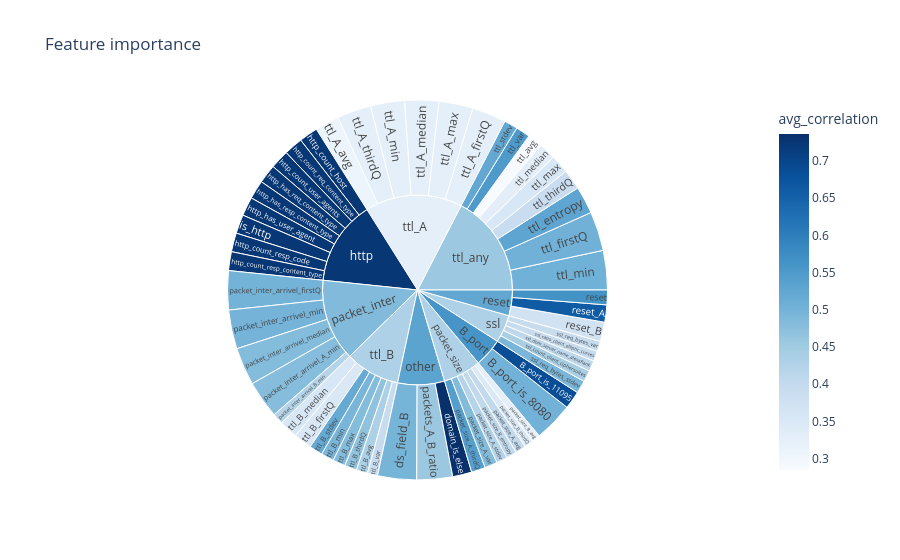

The code cell stored with this chart in its notebook:
### Code cell
import plotly.express as px
fig_corr = px.sunburst(
    features_mostCorrelated_analysis, 
    path=['group', features_mostCorrelated_analysis.index], 
    values='correlation_sum',
    color='avg_correlation', color_continuous_scale='Blues',
    title='Feature importance'
    )
fig_corr.show()

### Figure 1 — Plotly figure (JSON) as saved in the notebook; plotly's stock layout.template omitted (floating-point values rounded to 4 significant figures)
{"data": [{"branchvalues": "total", "customdata": [[0.6872], [0.5026], [0.7364], [0.4985], [0.7251], [0.7251], [0.7249], [0.7249], [0.7251], [0.7251], [0.7251], [0.7251], [0.7251], [0.4804], [0.4214], [0.5002], [0.4832], [0.4994], [0.4028], [0.4199], [0.5404], [0.4842], [0.3255], [0.405], [0.3492], [0.4578], [0.5655], [0.6609], [0.3724], [0.44], [0.4105], [0.3935], [0.4934], [0.3929], [0.3085], [0.3275], [0.3275], [0.3275], [0.3275], [0.3275], [0.4341], [0.3515], [0.4828], [0.3544], [0.4961], [0.518], [0.4699], [0.3934], [0.2845], [0.5289], [0.5034], [0.3544], [0.3293], [0.5047], [0.5224], [0.3888], [0.5501], [0.5604], [0.725], [0.5316], [0.4863], [0.4294], [0.5245], [0.4294], [0.3252], [0.4303], [0.4565]], "domain": {"x": [0, 1], "y": [0, 1]}, "hovertemplate": "labels=%{label}<br>correlation_sum=%{value}<br>parent=%{parent}<br>id=%{id}<br>avg_correlation=%{color}<extra></extra>", "ids": ["B_port/B_port_is_11095", "B_port/B_port_is_8080", "other/domain_is_else", "other/ds_field_B", "http/http_count_host", "http/http_count_req_content_type", "http/http_count_resp_code", "http/http_count_resp_content_type", "http/http_count_user_agents", "http/http_has_req_content_type", "http/http_has_resp_content_type", "http/http_has_user_agent", "http/is_http", "packet_inter/packet_inter_arrivel_A_min", "packet_inter/packet_inter_arrivel_B_min", "packet_inter/packet_inter_arrivel_firstQ", "packet_inter/packet_inter_arrivel_median", "packet_inter/packet_inter_arrivel_min", "packet_size/packet_size_A_avg", "packet_size/packet_size_A_stdev", "packet_size/packet_size_A_thirdQ", "packet_size/packet_size_A_var", "packet_size/packet_size_B_avg", "packet_size/packet_size_B_entropy", "packet_size/packet_size_B_thirdQ", "other/packets_A_B_ratio", "reset/reset", "reset/reset_A", "reset/reset_B", "ssl/ssl_count_client_ciphersuites", "ssl/ssl_dom_server_name_alexaRank", "ssl/ssl_ratio_client_elliptic_curves", "ssl/ssl_req_bytes_stdev", "ssl/ssl_req_bytes_var", "ttl_A/ttl_A_avg", "ttl_A/ttl_A_firstQ", "ttl_A/ttl_A_max", "ttl_A/ttl_A_median", "ttl_A/ttl_A_min", "ttl_A/ttl_A_thirdQ", "ttl_B/ttl_B_avg", "ttl_B/ttl_B_firstQ", "ttl_B/ttl_B_max", "ttl_B/ttl_B_median", "ttl_B/ttl_B_min", "ttl_B/ttl_B_stdev", "ttl_B/ttl_B_thirdQ", "ttl_B/ttl_B_var", "ttl_any/ttl_avg", "ttl_any/ttl_entropy", "ttl_any/ttl_firstQ", "ttl_any/ttl_max", "ttl_any/ttl_median", "ttl_any/ttl_min", "ttl_any/ttl_stdev", "ttl_any/ttl_thirdQ", "ttl_any/ttl_var", "B_port", "http", "other", "packet_inter", "packet_size", "reset", "ssl", "ttl_A", "ttl_B", "ttl_any"], "labels": ["B_port_is_11095", "B_port_is_8080", "domain_is_else", "ds_field_B", "http_count_host", "http_count_req_content_type", "http_count_resp_code", "http_count_resp_content_type", "http_count_user_agents", "http_has_req_content_type", "http_has_resp_content_type", "http_has_user_agent", "is_http", "packet_inter_arrivel_A_min", "packet_inter_arrivel_B_min", "packet_inter_arrivel_firstQ", "packet_inter_arrivel_median", "packet_inter_arrivel_min", "packet_size_A_avg", "packet_size_A_stdev", "packet_size_A_thirdQ", "packet_size_A_var", "packet_size_B_avg", "packet_size_B_entropy", "packet_size_B_thirdQ", "packets_A_B_ratio", "reset", "reset_A", "reset_B", "ssl_count_client_ciphersuites", "ssl_dom_server_name_alexaRank", "ssl_ratio_client_elliptic_curves", "ssl_req_bytes_stdev", "ssl_req_bytes_var", "ttl_A_avg", "ttl_A_firstQ", "ttl_A_max", "ttl_A_median", "ttl_A_min", "ttl_A_thirdQ", "ttl_B_avg", "ttl_B_firstQ", "ttl_B_max", "ttl_B_median", "ttl_B_min", "ttl_B_stdev", "ttl_B_thirdQ", "ttl_B_var", "ttl_avg", "ttl_entropy", "ttl_firstQ", "ttl_max", "ttl_median", "ttl_min", "ttl_stdev", "ttl_thirdQ", "ttl_var", "B_port", "http", "other", "packet_inter", "packet_size", "reset", "ssl", "ttl_A", "ttl_B", "ttl_any"], "marker": {"coloraxis": "coloraxis", "colors": [0.6872, 0.5026, 0.7364, 0.4985, 0.7251, 0.7251, 0.7249, 0.7249, 0.7251, 0.7251, 0.7251, 0.7251, 0.7251, 0.4804, 0.4214, 0.5002, 0.4832, 0.4994, 0.4028, 0.4199, 0.5404, 0.4842, 0.3255, 0.405, 0.3492, 0.4578, 0.5655, 0.6609, 0.3724, 0.44, 0.4105, 0.3935, 0.4934, 0.3929, 0.3085, 0.3275, 0.3275, 0.3275, 0.3275, 0.3275, 0.4341, 0.3515, 0.4828, 0.3544, 0.4961, 0.518, 0.4699, 0.3934, 0.2845, 0.5289, 0.5034, 0.3544, 0.3293, 0.5047, 0.5224, 0.3888, 0.5501, 0.5604, 0.725, 0.5316, 0.4863, 0.4294, 0.5245, 0.4294, 0.3252, 0.4303, 0.4565]}, "name": "", "parents": ["B_port", "B_port", "other", "other", "http", "http", "http", "http", "http", "http", "http", "http", "http", "packet_inter", "packet_inter", "packet_inter", "packet_inter", "packet_inter", "packet_size", "packet_size", "packet_size", "packet_size", "packet_size", "packet_size", "packet_size", "other", "reset", "reset", "reset", "ssl", "ssl", "ssl", "ssl", "ssl", "ttl_A", "ttl_A", "ttl_A", "ttl_A", "ttl_A", "ttl_A", "ttl_B", "ttl_B", "ttl_B", "ttl_B", "ttl_B", "ttl_B", "ttl_B", "ttl_B", "ttl_any", "ttl_any", "ttl_any", "ttl_any", "ttl_any", "ttl_any", "ttl_any", "ttl_any", "ttl_any", "", "", "", "", "", "", "", "", "", ""], "type": "sunburst", "values": [0.6872, 1.508, 0.7364, 1.495, 0.7251, 0.7251, 0.7249, 0.7249, 0.7251, 0.7251, 0.7251, 0.7251, 0.7251, 1.441, 0.4214, 1.501, 1.45, 1.498, 0.4028, 0.4199, 0.5404, 0.4842, 0.3255, 0.405, 0.3492, 1.373, 0.5655, 0.6609, 0.7449, 0.44, 0.4105, 0.3935, 0.4934, 0.3929, 0.9256, 1.31, 1.31, 1.31, 1.31, 1.31, 0.4341, 0.7029, 0.4828, 0.7087, 0.4961, 0.518, 0.4699, 0.3934, 0.569, 1.058, 1.51, 0.7088, 0.6586, 1.514, 0.5224, 0.7777, 0.5501, 2.195, 6.525, 3.605, 6.311, 2.927, 1.971, 2.13, 7.476, 4.206, 7.869]}], "layout": {"coloraxis": {"colorbar": {"title": {"text": "avg_correlation"}}, "colorscale": [[0, "rgb(247,251,255)"], [0.125, "rgb(222,235,247)"], [0.25, "rgb(198,219,239)"], [0.375, "rgb(158,202,225)"], [0.5, "rgb(107,174,214)"], [0.625, "rgb(66,146,198)"], [0.75, "rgb(33,113,181)"], [0.875, "rgb(8,81,156)"], [1, "rgb(8,48,107)"]]}, "legend": {"tracegroupgap": 0}, "title": {"text": "Feature importance"}}}
